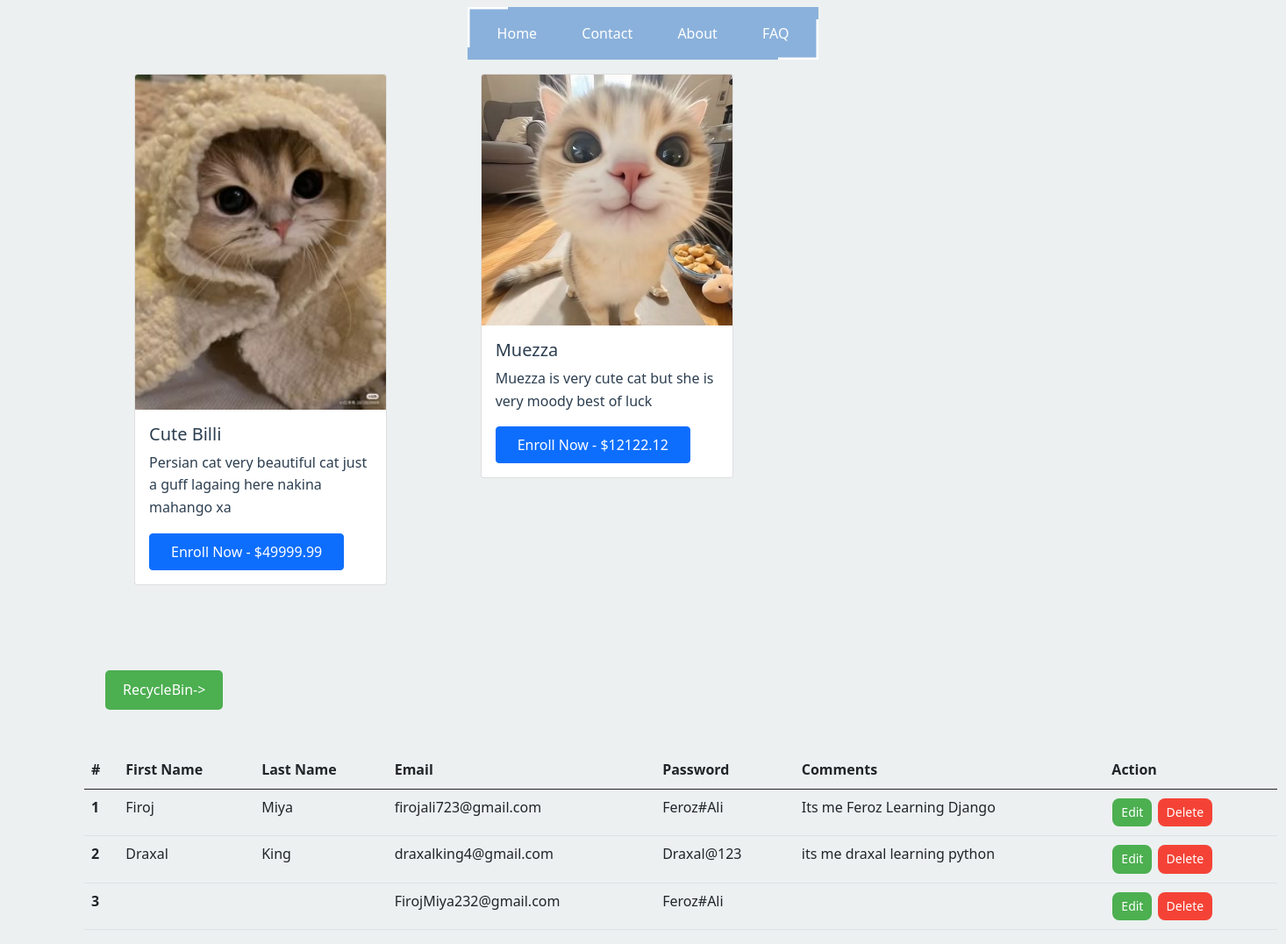
The app's page /, older data.
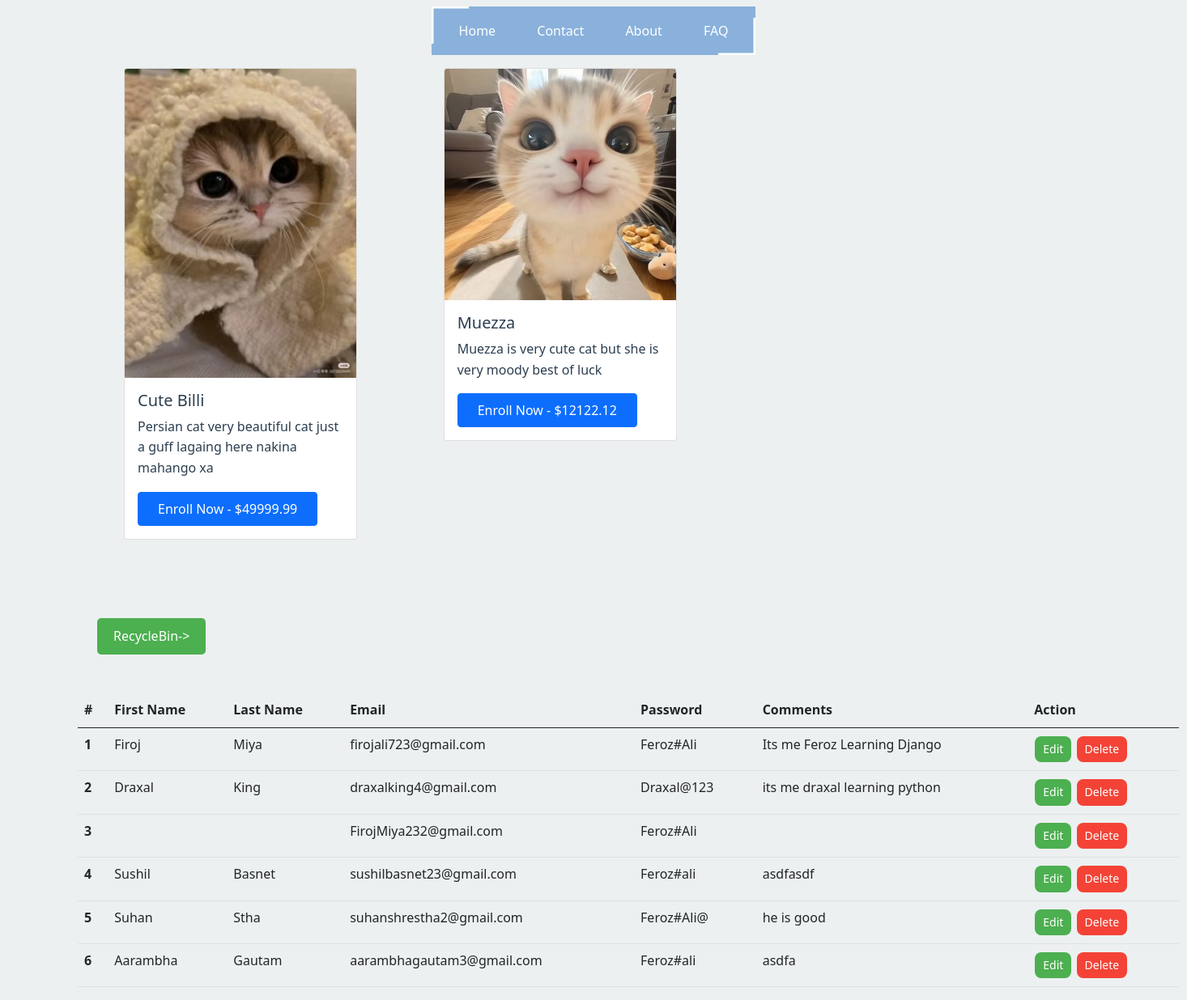
The same page, newer data.
### app/models.py (models this page shows)
class Course(models.Model):
    image=models.ImageField(upload_to="images")
    title=models.CharField(max_length=100)
    description=models.TextField()
    price=models.FloatField()

class Customer(models.Model):
    FirstName=models.CharField(max_length=30)
    LastName=models.CharField(max_length=30)
    email=models.EmailField()
    password=models.CharField(max_length=20)
    confirmPassword=models.CharField(max_length=20)
    comments=models.TextField()
    is_deleted=models.BooleanField(default=False)

### app/views.py (the view)
# urls.py: 2. Add a URL to urlpatterns:  path('', views.home, name='home')
def home(request):
    course_data = Course.objects.all()
    customer_data = Customer.objects.all()
    customer_data = Customer.objects.filter(is_deleted=False)
    return render(request, 'home.html', {'a': course_data, 'b': customer_data})                     #render le templates ko file laii browser samma load garne kaam ho

### app/templates/home.html (shortened to what this page needs)
<!DOCTYPE html>
{% load static %}
<html lang="en">
<head>
    <link href="https://cdn.jsdelivr.net/npm/bootstrap@5.0.2/dist/css/bootstrap.min.css" rel="stylesheet">
    <link rel="stylesheet" href="{% static 'css/style.css' %}">
  </head>
  <body>
<div class="nav">
    <div class="container-nav">
        <a class="btn" href="{% url 'show' %}">Home</a>
        <a class="btn" href="{% url 'form' %}">Contact</a>
        <a class="btn" href="#">About</a>
        <a class="btn" href="#">FAQ</a>
    <svg
      class="outline"
      overflow="visible"
      width="400"
      height="60"
      viewBox="0 0 400 60"
      xmlns="http://www.w3.org/2000/svg"
    >
      <rect
        class="rect"
        pathLength="100"
        x="0"
        y="0"
        width="400"
        height="60"
        fill="transparent"
        stroke-width="5"
      ></rect>
    </svg>
  </div>
</div>
 <div class="container">
  <div class="row">
    {% for i in a %}
    <div class="col-md-4">
      <div class="card mb-4" style="width: 18rem; height: auto;">
        <img src="{{ i.image.url }}" class="card-img-top" alt="Course 1">
        <div class="card-body">
          <h5 class="card-title">{{ i.title }}</h5>
          <p class="card-text">{{ i.description }}</p>
          <a href="#" class="btn btn-primary">Enroll Now - ${{ i.price }}</a>
        </div>
      </div>
    </div>
      {% endfor %}
    </div>
 </div>
 <div class="container-table">
  <div class="row-table">
    <table class="table" style="width: 85rem; height: auto; margin-left: 6rem; margin-top: 3rem;">
      <a href="{% url 'recycle_page' %}" style="display: inline-block; margin-top: 5%; margin-left: 7.5rem; padding: 10px 20px; background-color: #4CAF50; color: white; text-decoration: none; border-radius: 5px;">RecycleBin-></a>
      <thead>
        <tr>
          <th scope="col">#</th>
          <th scope="col">First Name</th>
          <th scope="col">Last Name</th>
          <th scope="col">Email</th>
          <th scope="col">Password</th>
          <th scope="col">Comments</th>
          <th scope="col">Action</th>
        </tr>
      </thead>
      <tbody>
    {% for i in b %}
    <tr>
      <th scope="row">{{ forloop.counter }}</th>
      <td>{{ i.FirstName }}</td>
      <td>{{ i.LastName }}</td>
      <td>{{ i.email }}</td>
      <td>{{ i.password }}</td>
      <td>{{ i.comments }}</td>
      <td>
        <button class="edit">Edit</button>
        <a href="{% url 'delete_data' i.id %}"><button class="delete">Delete</button></a>
      </td>
    </tr>
    {% endfor %}
  </tbody>
</table>
  </div>
 </div>
    </body>
</html>

### app/static/css/style.css (style rules this page uses)
* { margin: 0; padding: 0; box-sizing: border-box; }
:root { --primary: #2C3E50; --secondary: #3498DB; --accent: #E74C3C; --text: #2C3E50; --text-light: #7F8C8D; --bg: #ECF0F1; --white: #FFFFFF; --shadow: rgba(0, 0, 0, 0.1); }
body { font-family: 'Segoe UI', Tahoma, Geneva, Verdana, sans-serif; line-height: 1.6; color: var(--text); background-color: var(--bg); }
.container { max-width: 1200px; margin: 0 auto; padding: 0 20px; }
.outline { position: absolute; inset: 0; pointer-events: none; }
.nav { position: relative; width: 400px; height: 60px; margin-top: 0.5rem; margin-left: auto; margin-right: auto; overflow: hidden; margin-bottom: 1rem; }
.container-nav { position: absolute; inset: 0; background: rgba(96, 151, 210, 0.693); display: flex; flex-direction: row; justify-content: space-around; align-items: center; padding: 0.5em; }
.btn { padding: 0.5em 1.5em; color: #fff; cursor: pointer; transition: 0.1s; }
.edit { background-color: #4CAF50; border: none; color: white; padding: 5px 10px; text-align: center; text-decoration: none; display: inline-block; font-size: 14px; margin: 2px 1px; cursor: pointer; border-radius: 8px; }
.delete { background-color: #f44336; border: none; color: white; padding: 5px 10px; text-align: center; text-decoration: none; display: inline-block; font-size: 14px; margin: 2px 1px; cursor: pointer; border-radius: 8px; }

Row changes from the older to the newer data that the page shows:
added Customer: FirstName "Sushil", LastName "Basnet", email "sushilbasnet23@gmail.com", password "Feroz#ali", comments "asdfasdf"
added Customer: FirstName "Suhan", LastName "Stha", email "suhanshrestha2@gmail.com", password "Feroz#Ali@", comments "he is good"
added Customer: FirstName "Aarambha", LastName "Gautam", email "aarambhagautam3@gmail.com", password "Feroz#ali", comments "asdfa"
